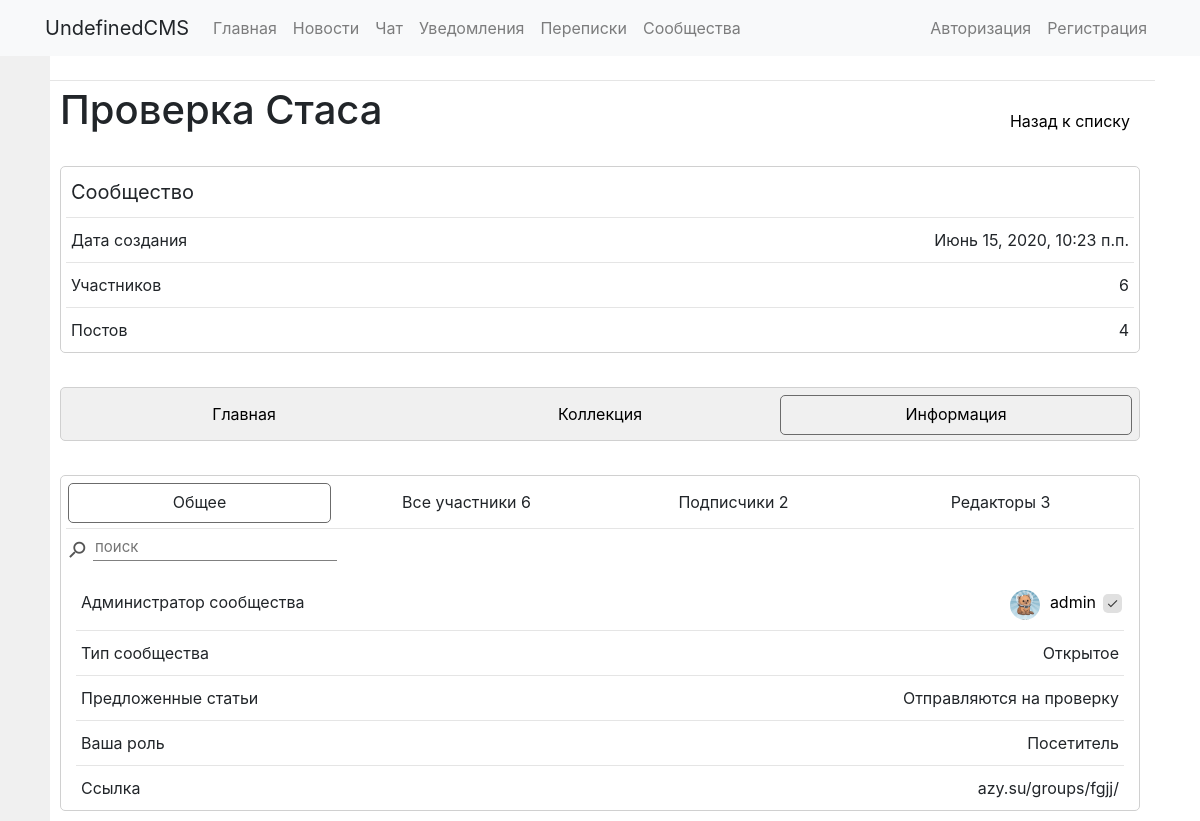
Page /groups/fgjj/information/ on the earlier database version.
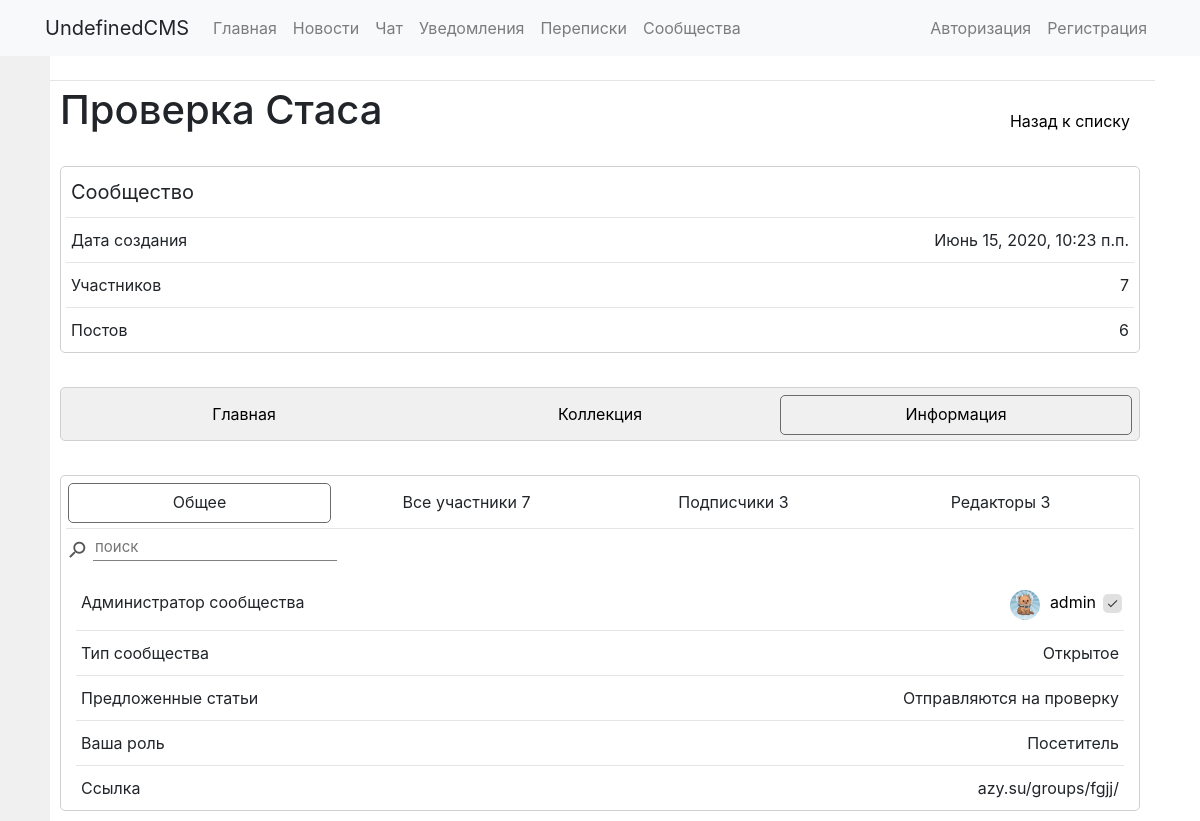
Same page on the later database version.
### communities/models.py (models this page shows, shortened)
class Group(models.Model):
	groupname = models.CharField(max_length=40)
	image = models.ImageField(upload_to='groups/groupimages', default=False)
	slug = models.SlugField(max_length=40, unique=True)
	description = models.TextField(blank=True)
	public = models.BooleanField(default=True)
	allowarticles = models.IntegerField(default=2)
	pubdate = models.DateTimeField('date published', default=datetime.now())
	admin = models.ForeignKey(User, on_delete=models.CASCADE, null=True, blank=True, related_name='groups_admins')
	editors = models.ManyToManyField(User, blank=True, related_name='groups_editors')
	subscribers = models.ManyToManyField(User, blank=True, related_name='groups_subs')
	subrequests = models.ManyToManyField(User, blank=True, related_name='groups_requests')
	banned = models.ManyToManyField(User, blank=True, related_name='groups_banned')

### UserProfile/models.py (models this page shows, shortened)
class Profile(models.Model):
    user = models.OneToOneField(User, on_delete=models.CASCADE)
    about = models.TextField(max_length=500, blank=True)
    birth_date = models.DateField(null=True, blank=True)
    email = models.TextField(max_length=50, blank=True)
    city = models.TextField(max_length=30, blank=True)
    phone = models.TextField(max_length=30, blank=True)
    interests = models.TextField(max_length=500, blank=True)
    avatar = models.ImageField(upload_to=user_directorypath, default='/static/profile.jpg')
    blacklist = models.ManyToManyField(User, related_name='blacklists')
    verified = models.BooleanField(default=False)

### communities/views.py (the view)
# urls.py: path('<str:groupslug>/information/', information, name='information'),
def information(request, groupslug):
	if Group.objects.filter(slug=groupslug).exists():
		group = Group.objects.get(slug=groupslug)
		articles_count = group.articles.filter(allowed=True).count()
		context = {'group': group, 'articles_count': articles_count}
		return render(request, 'communities/information.html', context)
	else:
		return render(request, 'communities/nogroup.html')

### communities/templates/communities/information.html (shortened to what this page needs)
{% extends "communities/community_template.html" %}
{% block main %}
<div class="content_block">
	<div class="plate">
	    <div class="inline-wrapper" id="table_buttons">
		    <div class="button0 button0-active" onclick="showgroups('description', this)">Общее</div>
		    <div class="button0" onclick="showgroups('members_list', this)">Все участники {{ group.subscribers.count|add:group.editors.count|add:1 }}</div>
		    <div class="button0" onclick="showgroups('subscribers_list', this)">Подписчики {{ group.subscribers.count }}</div>
		    <div class="button0" onclick="showgroups('editors_list', this)">Редакторы {{ group.editors.count }}</div>
	    </div>
	    <hr>
	    <div class="inline-wrapper">
	      <div class="inline-wrapper">
	        <i class="material-icons icon2 flip-vertical" style="margin-top: 5px; margin-right: 5px;">search</i>
	        <input id="main_groups_search" class="input2" type="text" placeholder="поиск" onkeyup="searchlist('groups_list', this.value)">
	      </div>
	    </div>
	    <br>
	    <div id='description' class="main_groups_list" style="margin-right: 10px; margin-left: 10px;">
			<div class="inline-wrapper">
				<div class="text2">Администратор сообщества</div>
				<div class="inline-wrapper">
                    <img class="small-img" src="/media/{{ group.admin.profile.avatar }}" alt="">
					<div class="text2"><a class="link1" href="{% url 'UserProfile:userprofile' group.admin %}">{{ group.admin }}</a></div>
					{% if group.admin.profile.verified %}
						<i class="material-icons icon3" title="Подтвержденный пользователь">done</i>
					{% endif %}
				</div>
			</div>
			<hr>
			<div class="inline-wrapper">
				<div class="text2">Тип сообщества</div>
				<div class="text2">{% if group.public %}Открытое{% else %}Закрытое{% endif %}</div>
			</div>
			<hr>
			<div class="inline-wrapper">
				<div class="text2">Предложенные статьи</div>
				<div class="text2">{% if group.allowarticles == 1 %}Публикуются сразу{% elif group.allowarticles == 2 %}Отправляются на проверку{% else %}Не публикуются{% endif %}</div>
			</div>
			<hr>
			<div class="inline-wrapper">
				<div class="text2">Ваша роль</div>
				<div class="text2">{% if request.user in group.subscribers.all %}Участник{% elif request.user in group.editors.all %}Редактор{% elif request.user == group.admin %}Администратор{% else %}Посетитель{% endif %}</div>
			</div>
			<hr>
			<div class="inline-wrapper">
	            <div class="text2">Ссылка</div>
	            <div class="text2">azy.su/groups/{{ group.slug }}/</div>
          	</div>
	    </div>
	</div>
</div>
{% endblock %}

### communities/templates/communities/community_template.html (shortened to what this page needs)
{% extends "base_general.html" %}
{% load static %}
{% block links %}
  <link rel="stylesheet" href="{% static 'communities/css/style.css' %}"/>
{% endblock %}
{% block content %}
  <div class="inline-wrapper">
    <h1>{{ group.groupname }}</h1>
    <a class="button1" href="{% url 'communities:home' %}">Назад к списку</a>
  </div>
  <br>
  <div class="inline-wrapper">
    <div class="plate" style="width: 100%;">
      <div class="inline-wrapper">
        <div class="text1">Сообщество</div>
      </div>
      <hr>
      <div class="inline-wrapper">
        <div class="text2">Дата создания</div>
        <div class="text2">{{ group.pubdate }}</div>
      </div>
      <hr>
      <div class="inline-wrapper">
        <div class="text2">Участников</div>
        <div class="inline-wrapper">
          <div class="text2">{{ group.subscribers.count|add:group.editors.count|add:1 }}</div>
        </div>
      </div>
      <hr>
      <div class="inline-wrapper">
        <div class="text2">Постов</div>
        <div class="text2">{{ articles_count }}</div>
      </div>
    </div>
  </div>
  <br>
  {% if request.user in group.subscribers.all or request.user in group.editors.all or request.user == group.admin or group.public and request.user not in group.banned.all %}
    <div class="inline-wrapper plate solid">
      <a id="to_main" class="button0" href="{% url 'communities:community' group.slug %}">Главная</a>
      <a id="to_collection" class="button0" href="{% url 'communities:collection' group.slug %}">Коллекция</a>
      <a id="to_information" class="button0" href="{% url 'communities:information' group.slug %}">Информация</a>
    </div>
    <br>
    {% block main %}{% endblock %}
  {% else %}
    <div class="plate">
      <div class="text2">{% if request.user in group.banned.all %}Вы заблокированы в данном сообществе{% else %}Вы не можете просматривать контент сообщества{% endif %}</div>
    </div>
  {% endif %}
{% endblock %}

Differences in the rows shown:
changed Group "Проверка Стаса": subscribers.count|add "6" → "7"; subscribers.count "2" → "3"
Other differences:
{{ articles_count }}: "4" → "6"
